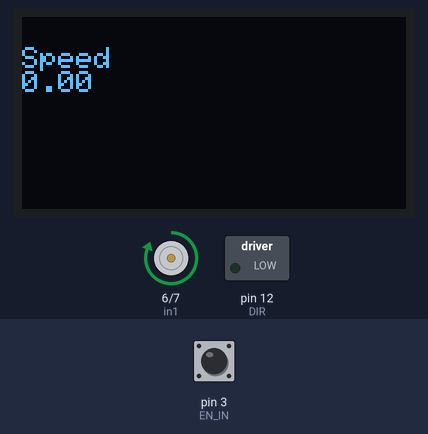
A sketch run on a simulated Arduino Uno, built with avr-gcc and run on an emulated ATmega328P. Parts: 128×64 one-colour display, motor-driver pin pairs drawn as motors (green arrow = first pin HIGH = forward, orange = second pin HIGH = backward, longer = more drive, scaled by the enable pin), switched loads named in the sketch (green lamp = pin HIGH). The inputs (shaded band) are chosen by the test bench; at power-on: pin 3 (EN_IN) HIGH.

Above: at 2.29 s.
Timing chart, 0 to 3.8 s (numbered marks = the images above):
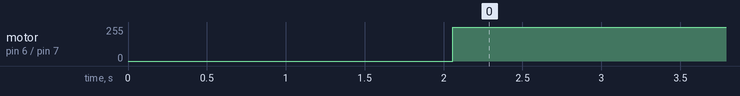

The sketch:

cmu.ino
```cpp
#include <Wire.h>
#include <Adafruit_GFX.h>
#include <Adafruit_SSD1306.h>

#define SCREEN_WIDTH 128 // OLED display width,  in pixels
#define SCREEN_HEIGHT 64 // OLED display height, in pixels

// declare an SSD1306 display object connected to I2C
Adafruit_SSD1306 oled(SCREEN_WIDTH, SCREEN_HEIGHT, &Wire, -1);
//Encoder pulse per revolution standard value
#define EN_Rev 360
//Arduino's interrrupt pin 3
#define EN_IN 3 //yellow
//PWM to D10
#define PWM 5 //motor speed enabler
//Encoder DIR to D12
#define DIR 12 //motor direction IN1

//initializing encoder pulse count
volatile long encoderValue = 0;

float rpm_oriji;
int en = 5;
int in1 = 6;
int in2 = 7;


//measurement interval in milliseconds
int interval = 1000;

//milliseconds counter during the interval
long previousMillis = 0;
long currentMillis = 0;

//RPM measurement variable
int rpm = 0;

//PWM motor speed output
int motorPwm = 70;


void setup() {
   // For the serial monitor
  Serial.begin(9600);//baud rate
  pinMode(en, OUTPUT);
  pinMode(in1, OUTPUT);
  pinMode(in2, OUTPUT);
  //to reduce the noise
  pinMode(EN_IN, INPUT_PULLUP);

  pinMode(PWM, OUTPUT);
  pinMode(DIR, OUTPUT);

  //Attaching interrupt. updateEncoder increments encoder value
  attachInterrupt(digitalPinToInterrupt(EN_IN), updateEncoder, RISING);

  //initializing the timer
  previousMillis = millis();

  // put your setup code here, to run once:
Serial.begin(9600);

  // initialize OLED display with address 0x3C for 128x64
  if (!oled.begin(SSD1306_SWITCHCAPVCC, 0x3C)) {
    Serial.println(F("SSD1306 allocation failed"));
    while (true);
  }

  delay(2000);         // wait for initializing
  oled.clearDisplay(); // clear display

  oled.setTextSize(1);          // text size
  oled.setTextColor(WHITE);     // text color
  oled.setCursor(0, 10);        // position to display // text to display
  oled.display();


}

void loop() {
   runmotor();
   oled.println("Speed");

  oled.println(rpm_oriji);

  oled.display();
  delay(20);
  oled.clearDisplay();
   oled.setTextSize(1);          // text size
  oled.setTextColor(WHITE);     // text color
  oled.setCursor(0, 10);        // position to display // text to display
  oled.display();


}
void updateEncoder(){
  //incrementing encoder value
  encoderValue++;
}
void runmotor(){

  analogWrite(PWM, motorPwm);

  //to update milliseconds every second
  currentMillis = millis();
  if (currentMillis - previousMillis > interval){
    previousMillis = currentMillis;


  //calculating RPM. encoderValue is pulses/sec EN_REV is pulses/rev
  rpm = (float)(encoderValue * 60 / EN_Rev);
  rpm_oriji = rpm/3;


  //Resetting the encoderValue
  encoderValue= 0;
  }
  digitalWrite(in1, HIGH);
  digitalWrite(in2, LOW);
  analogWrite(en, 255);

  // put your main code here, to run repeatedly:


  }
```

Measured:
- by itself, motor on pin 6 (in1) / pin 7 (in2): stopped → forward 255/255 at 2.1 s
- what the display in image 0 shows lasts 0.4 s, from 2.1 s to 2.5 s
